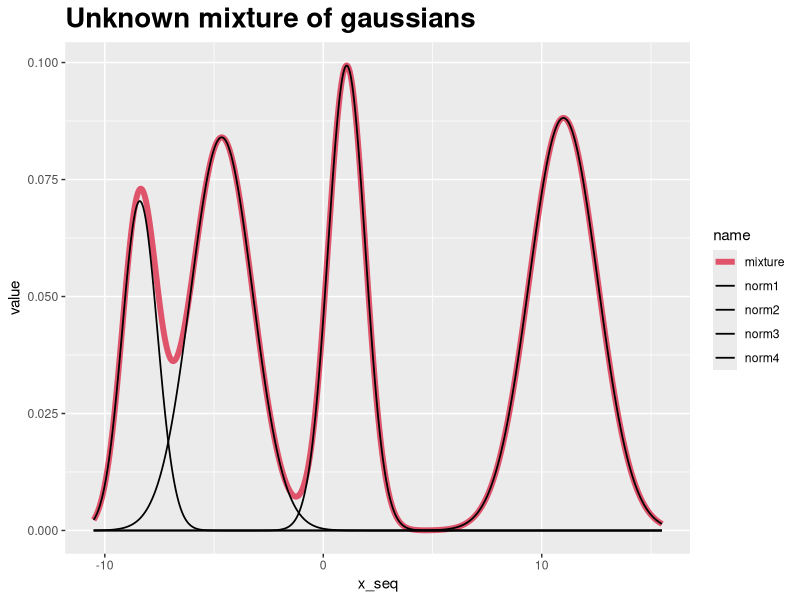
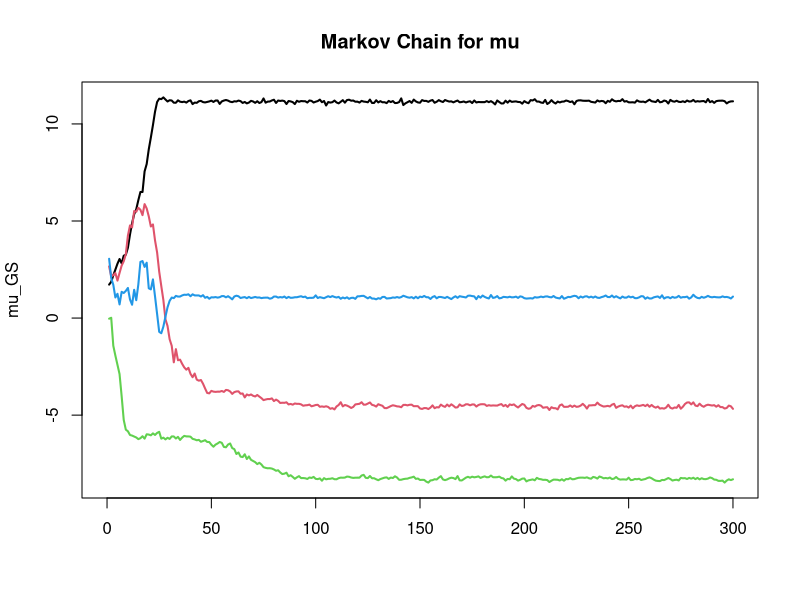

Here is the R script that generated these plots, in order:
# This code is implementing the paper:
# Gibbs Sampling for Bayesian Finite Mixtures of Normal Distributions - Cristina Mollica, Luca Tardella
# https://web.uniroma1.it/memotef/sites/default/files/file%20lezioni/Lezione3_CMollica.pdf

set.seed(42)

# PARAMETERS
C <- 4 # number of classes
alpha_0 <- runif(n = C, min = 1, max = 4)
mu_0 <- 0
tau_0 <- 0.02 # precision
a_0 <- 5
b_0 <- 5

N_SAMPLES <- 2000 # number of samples
niter <- 300 # number of Gibbs Sampling iterations


# Defining the unknown mixture
w_real <- gtools::rdirichlet(1, alpha_0)
mu_real <- rnorm(C, mu_0, sqrt(1 / tau_0))
tau_real <- rgamma(C, shape = a_0, rate = b_0)
cat("w_real :", w_real, "\n")
cat("mu_real :", mu_real, "\n")
cat("tau_real :", tau_real, "\n")


# Sampling from the unknown distribution
rmix <- function(w_real, mu_real, tau_real) {
  z <- sample(1:C, prob = w_real, size = N_SAMPLES, replace = TRUE)
  x <- rnorm(N_SAMPLES, mu_real[z], sqrt(1 / tau_real[z]))
  return(x)
}
x <- rmix(w_real, mu_real, tau_real)


# Plotting
plot_mixture <- function(x_seq, w, mu, tau, title) {
  norms <- data.frame(x_seq)
  col_names <- c("x_seq")
  for (i in 1:C) {
    norms <- cbind(norms, dnorm(x_seq, mu[i], sqrt(1 / tau[i])) * w[i])
    col_names <- c(col_names, paste("norm", i, sep = ""))
  }

  norms_matrix <- data.matrix(norms[2:length(norms)])
  mixture <- rowSums(norms_matrix)
  norms <- cbind(norms, mixture)

  col_names <- c(col_names, "mixture")
  colnames(norms) <- col_names
  library("tidyr")
  long_norms <- pivot_longer(norms, cols = all_of(col_names[2:length(col_names)]))

  library(ggplot2)
  line_sizes <- rep(0.6, C + 1)
  line_sizes[1] <- 2
  line_colors <- rep(1, C + 1)
  line_colors[1] <- 2
  ggp <- ggplot(long_norms) + 
        geom_line(aes(x_seq, value, col = name, size = name)) + 
        scale_size_manual(values = line_sizes) +
        scale_color_manual(values = line_colors) +
        ggtitle(title) +
        theme(plot.title = element_text(size = 20, face = "bold"))

  # x_seq <- data.frame(x_seq)
  # ggp <- ggp +
  #   geom_histogram(data = x_seq, aes(x_seq = x_seq, y = after_stat(density)), alpha = 0.3,
  #                 bins = 300, position = "identity", lwd = 0.2) +
  #   ggtitle("Unknown mixture of gaussians + samples")

  # ggp <- x_seq[[1]]

  x11(type = "cairo")
  plot(ggp)
}
x_seq <- seq(min(x), max(x), by = 0.001)
title <- "Unknown mixture of gaussians"
plot_mixture(x_seq, w_real, mu_real, tau_real, title)


# Full conditionals
sample_w <- function(alpha_0, N) {
  alpha_new <- alpha_0 + N
  w <- gtools::rdirichlet(1, alpha_new)
  return(w)
}

sample_tau <- function(mu, z, x, a_0, b_0, N) {
  tau <- numeric(C)
  for (c in 1:C) {
    summation <- z[, c] %*% (x - mu[c])^2
    a_new <- a_0 + N[c] / 2
    b_new <- b_0 + summation / 2
    tau[c] <- rgamma(1, shape = a_new, rate = b_new)
  }
  return(tau)
}

sample_mu <- function(tau, z, x, tau_0, mu_0, N) {
  mu <- numeric(C)
  for (c in 1:C) {
    if (N[c] == 0) {
      N[c] <- 1
    }
    delta <- N[c] * tau[c] / (tau_0 + N[c] * tau[c])
    x_bar <- (z[, c] %*% x) / N[c]
    mu[c] <- rnorm(1, delta * x_bar + (1 - delta) * mu_0, sqrt(1 / (tau_0 + N[c] * tau[c])))
  }
  return(mu)
}

sample_z <- function(mu, tau, w, x) {
  z <- matrix(, nrow = length(x), ncol = length(w))
  for (i in 1:N_SAMPLES) {
    prob <- c()
    summation <- 0
    for (c in 1:C) {
      summation <- summation + w[c] * dnorm(x[i], mu[c], sqrt(1 / tau[c]))
    }
    
    # avoid division by 0
    if (summation != 0) {
      for (c in 1:C) {
        prob <- c(prob, w[c] * dnorm(x[i], mu[c], sqrt(1 / tau[c])) / summation)
      }
    } else {
      prob <- runif(n = C, min = 0, max = 1)
    }
    z[i, ] <- rmultinom(1, 1, prob)
  }
  return(z)
}


# Gibbs Sampler
gibbs <- function(x, niter, C, alpha_0, mu_0, tau_0, a_0, b_0) {
  # Initialize the Markov Chain
  w <- gtools::rdirichlet(1, alpha_0)
  tau <- rgamma(C, shape = a_0, rate = b_0)
  mu <- rnorm(C, mu_0, sqrt(1 / tau_0))
  z <- matrix(, nrow = length(x), ncol = length(w))
  for (i in 1:N_SAMPLES) {
    z[i, ] <- rmultinom(1, 1, w)
  }

  # Save the Markov Chain of mu
  mu_GS <- matrix(, nrow = length(x), ncol = length(mu))
  mu_GS[1, ] <- mu

  cat("\nGibbs Sampling\n")
  cat(0, "/", niter, "\n")
  for (i in 1:niter) {
    if (i %% 1 == 0) {
      cat("\r", i, "/", niter)
    }

    N <- c()
    for (c in 1:C) {
      N <- c(N, sum(z[, c]))
    }

    w <- sample_w(alpha_0, N)
    tau <- sample_tau(mu, z, x, a_0, b_0, N)
    mu <- sample_mu(tau, z, x, tau_0, mu_0, N)
    z <- sample_z(mu, tau, w, x)

    mu_GS[i, ] <- mu
  }

  return(mu_GS)
}

mu_GS <- gibbs(x, niter, C, alpha_0, mu_0, tau_0, a_0, b_0)

x11()
matplot(mu_GS, main="Markov Chain for mu", type = 'l', xlim = c(0, niter), lty = 1, lwd = 2)
